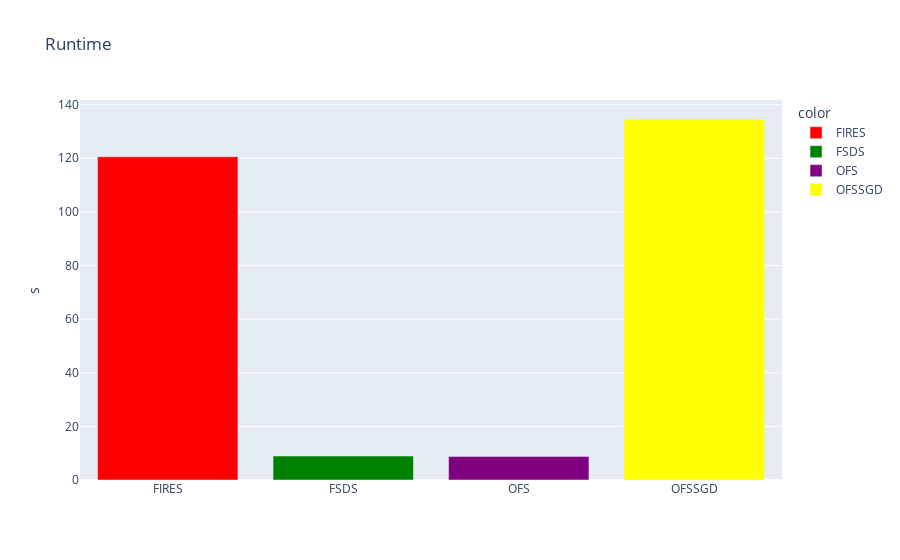

The code cell stored with this chart in its notebook:
### Code cell
# run times
col_names = ["FIRES","FSDS", "OFS", "OFSSGD"]
values = [fires_cuda_run_time, fsds_run_time, ofs_run_time, ofssgd_run_time]
fig = px.bar(x=col_names, y=values, title="Runtime", labels={"y":"s", "x":""}, color=col_names, color_discrete_map={'FIRES': 'red', 
                                                   'FSDS': 'green', 'OFS': 'purple', "OFSSGD":"yellow"})
fig.show()

### Figure 1 — Plotly figure (JSON) as saved in the notebook; plotly's stock layout.template omitted (floating-point values rounded to 4 significant figures)
{"data": [{"alignmentgroup": "True", "hovertemplate": "color=FIRES<br>=%{x}<br>s=%{y}<extra></extra>", "legendgroup": "FIRES", "marker": {"color": "red"}, "name": "FIRES", "offsetgroup": "FIRES", "orientation": "v", "showlegend": true, "textposition": "auto", "type": "bar", "x": ["FIRES"], "xaxis": "x", "y": [120.5], "yaxis": "y"}, {"alignmentgroup": "True", "hovertemplate": "color=FSDS<br>=%{x}<br>s=%{y}<extra></extra>", "legendgroup": "FSDS", "marker": {"color": "green"}, "name": "FSDS", "offsetgroup": "FSDS", "orientation": "v", "showlegend": true, "textposition": "auto", "type": "bar", "x": ["FSDS"], "xaxis": "x", "y": [8.942], "yaxis": "y"}, {"alignmentgroup": "True", "hovertemplate": "color=OFS<br>=%{x}<br>s=%{y}<extra></extra>", "legendgroup": "OFS", "marker": {"color": "purple"}, "name": "OFS", "offsetgroup": "OFS", "orientation": "v", "showlegend": true, "textposition": "auto", "type": "bar", "x": ["OFS"], "xaxis": "x", "y": [8.795], "yaxis": "y"}, {"alignmentgroup": "True", "hovertemplate": "color=OFSSGD<br>=%{x}<br>s=%{y}<extra></extra>", "legendgroup": "OFSSGD", "marker": {"color": "yellow"}, "name": "OFSSGD", "offsetgroup": "OFSSGD", "orientation": "v", "showlegend": true, "textposition": "auto", "type": "bar", "x": ["OFSSGD"], "xaxis": "x", "y": [134.6], "yaxis": "y"}], "layout": {"barmode": "relative", "legend": {"title": {"text": "color"}, "tracegroupgap": 0}, "title": {"text": "Runtime"}, "xaxis": {"anchor": "y", "domain": [0, 1], "title": {"text": ""}}, "yaxis": {"anchor": "x", "domain": [0, 1], "title": {"text": "s"}}}}
